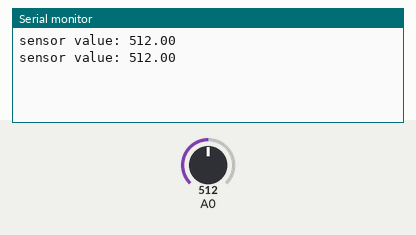
Recording of a sketch running on a simulated Arduino Uno, built with avr-gcc and run on an emulated ATmega328P. On the bench: the last lines printed to the serial monitor. Inputs (shaded band) come from the test bench; at power-on: A0 = 512.

Above: at 2.3 s.
2.4 s: A0 set to 716
At 3.6 s:
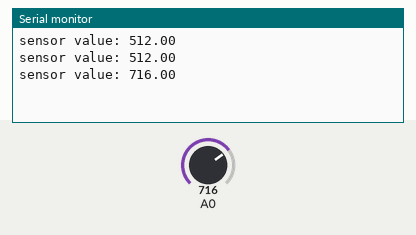
4.5 s: A0 set to 900
At 5.7 s:
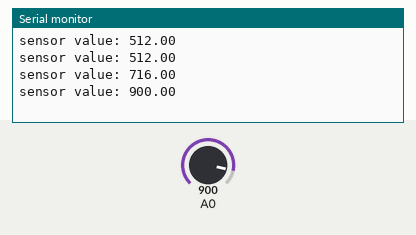
Timing chart, 0 to 7.5 s (numbered marks = the images above; inputs shaded):
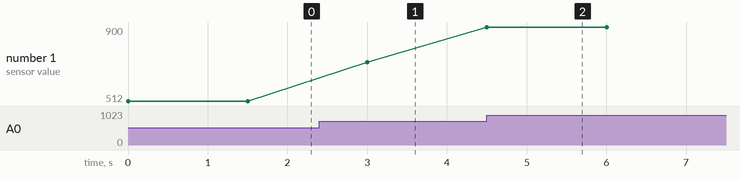

The sketch:

Moisture_Test.ino
```cpp
// Test Moisture Sensor to See if it works
// Print all values to serial

void setup() {
  Serial.begin(9600);
}

void loop() {
    // Read Moisture Sensor
    double sensorValue = analogRead(A0);

    // Print Moisture Sensor Value
    Serial.print("sensor value: ");
    Serial.println(sensorValue);

    delay(1500);
}
```

Measured:
- after the input at 2.4 s, the serial monitor: prints a new line after 0.60 s (image 1)
- after the input at 4.5 s, the serial monitor: prints a new line at once (image 2)
- plotted number 1: 512 → 716 after the input at 2.4 s, 716 → 900 after the input at 4.5 s
